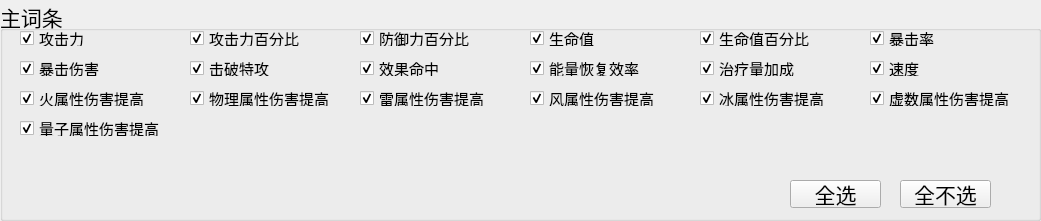
  <widget class="QGroupBox" name="groupBox_main_entry">
   <property name="geometry">
    <rect>
     <x>10</x>
     <y>490</y>
     <width>1041</width>
     <height>221</height>
    </rect>
   </property>
   <property name="font">
    <font>
     <pointsize>16</pointsize>
    </font>
   </property>
   <property name="title">
    <string>主词条</string>
   </property>
   <widget class="QCheckBox" name="checkBox_main_entry_00">
    <property name="geometry">
     <rect>
      <x>20</x>
      <y>30</y>
      <width>160</width>
      <height>16</height>
     </rect>
    </property>
    <property name="font">
     <font>
      <pointsize>11</pointsize>
     </font>
    </property>
    <property name="text">
     <string>攻击力</string>
    </property>
    <property name="checked">
     <bool>true</bool>
    </property>
   </widget>
   <widget class="QCheckBox" name="checkBox_main_entry_01">
    <property name="geometry">
     <rect>
      <x>190</x>
      <y>30</y>
      <width>160</width>
      <height>16</height>
     </rect>
    </property>
    <property name="font">
     <font>
      <pointsize>11</pointsize>
     </font>
    </property>
    <property name="text">
     <string>攻击力百分比</string>
    </property>
    <property name="checked">
     <bool>true</bool>
    </property>
   </widget>
   <widget class="QCheckBox" name="checkBox_main_entry_02">
    <property name="geometry">
     <rect>
      <x>360</x>
      <y>30</y>
      <width>160</width>
      <height>16</height>
     </rect>
    </property>
    <property name="font">
     <font>
      <pointsize>11</pointsize>
     </font>
    </property>
    <property name="text">
     <string>防御力百分比</string>
    </property>
    <property name="checked">
     <bool>true</bool>
    </property>
   </widget>
   <widget class="QCheckBox" name="checkBox_main_entry_03">
    <property name="geometry">
     <rect>
      <x>530</x>
      <y>30</y>
      <width>160</width>
      <height>16</height>
     </rect>
    </property>
    <property name="font">
     <font>
      <pointsize>11</pointsize>
     </font>
    </property>
    <property name="text">
     <string>生命值</string>
    </property>
    <property name="checked">
     <bool>true</bool>
    </property>
   </widget>
   <widget class="QCheckBox" name="checkBox_main_entry_04">
    <property name="geometry">
     <rect>
      <x>700</x>
      <y>30</y>
      <width>160</width>
      <height>16</height>
     </rect>
    </property>
    <property name="font">
     <font>
      <pointsize>11</pointsize>
     </font>
    </property>
    <property name="text">
     <string>生命值百分比</string>
    </property>
    <property name="checked">
     <bool>true</bool>
    </property>
   </widget>
   <widget class="QCheckBox" name="checkBox_main_entry_05">
    <property name="geometry">
     <rect>
      <x>870</x>
      <y>30</y>
      <width>160</width>
      <height>16</height>
     </rect>
    </property>
    <property name="font">
     <font>
      <pointsize>11</pointsize>
     </font>
    </property>
    <property name="text">
     <string>暴击率</string>
    </property>
    <property name="checked">
     <bool>true</bool>
    </property>
   </widget>
   <widget class="QCheckBox" name="checkBox_main_entry_11">
    <property name="geometry">
     <rect>
      <x>870</x>
      <y>60</y>
      <width>160</width>
      <height>16</height>
     </rect>
    </property>
    <property name="font">
     <font>
      <pointsize>11</pointsize>
     </font>
    </property>
    <property name="text">
     <string>速度</string>
    </property>
    <property name="checked">
     <bool>true</bool>
    </property>
   </widget>
   <widget class="QCheckBox" name="checkBox_main_entry_10">
    <property name="geometry">
     <rect>
      <x>700</x>
      <y>60</y>
      <width>160</width>
      <height>16</height>
     </rect>
    </property>
    <property name="font">
     <font>
      <pointsize>11</pointsize>
     </font>
    </property>
    <property name="text">
     <string>治疗量加成</string>
    </property>
    <property name="checked">
     <bool>true</bool>
    </property>
   </widget>
   <widget class="QCheckBox" name="checkBox_main_entry_07">
    <property name="geometry">
     <rect>
      <x>190</x>
      <y>60</y>
      <width>160</width>
      <height>16</height>
     </rect>
    </property>
    <property name="font">
     <font>
      <pointsize>11</pointsize>
     </font>
    </property>
    <property name="text">
     <string>击破特攻</string>
    </property>
    <property name="checked">
     <bool>true</bool>
    </property>
   </widget>
   <widget class="QCheckBox" name="checkBox_main_entry_06">
    <property name="geometry">
     <rect>
      <x>20</x>
      <y>60</y>
      <width>160</width>
      <height>16</height>
     </rect>
    </property>
    <property name="font">
     <font>
      <pointsize>11</pointsize>
     </font>
    </property>
    <property name="text">
     <string>暴击伤害</string>
    </property>
    <property name="checked">
     <bool>true</bool>
    </property>
   </widget>
   <widget class="QCheckBox" name="checkBox_main_entry_09">
    <property name="geometry">
     <rect>
      <x>530</x>
      <y>60</y>
      <width>160</width>
      <height>16</height>
     </rect>
    </property>
    <property name="font">
     <font>
      <pointsize>11</pointsize>
     </font>
    </property>
    <property name="text">
     <string>能量恢复效率</string>
    </property>
    <property name="checked">
     <bool>true</bool>
    </property>
   </widget>
   <widget class="QCheckBox" name="checkBox_main_entry_08">
    <property name="geometry">
     <rect>
      <x>360</x>
      <y>60</y>
      <width>160</width>
      <height>16</height>
     </rect>
    </property>
    <property name="font">
     <font>
      <pointsize>11</pointsize>
     </font>
    </property>
    <property name="text">
     <string>效果命中</string>
    </property>
    <property name="checked">
     <bool>true</bool>
    </property>
   </widget>
   <widget class="QCheckBox" name="checkBox_main_entry_14">
    <property name="geometry">
     <rect>
      <x>360</x>
      <y>90</y>
      <width>160</width>
      <height>16</height>
     </rect>
    </property>
    <property name="font">
     <font>
      <pointsize>11</pointsize>
     </font>
    </property>
    <property name="text">
     <string>雷属性伤害提高</string>
    </property>
    <property name="checked">
     <bool>true</bool>
    </property>
   </widget>
   <widget class="QCheckBox" name="checkBox_main_entry_17">
    <property name="geometry">
     <rect>
      <x>870</x>
      <y>90</y>
      <width>160</width>
      <height>16</height>
     </rect>
    </property>
    <property name="font">
     <font>
      <pointsize>11</pointsize>
     </font>
    </property>
    <property name="text">
     <string>虚数属性伤害提高</string>
    </property>
    <property name="checked">
     <bool>true</bool>
    </property>
   </widget>
   <widget class="QCheckBox" name="checkBox_main_entry_16">
    <property name="geometry">
     <rect>
      <x>700</x>
      <y>90</y>
      <width>160</width>
      <height>16</height>
     </rect>
    </property>
    <property name="font">
     <font>
      <pointsize>11</pointsize>
     </font>
    </property>
    <property name="text">
     <string>冰属性伤害提高</string>
    </property>
    <property name="checked">
     <bool>true</bool>
    </property>
   </widget>
   <widget class="QCheckBox" name="checkBox_main_entry_15">
    <property name="geometry">
     <rect>
      <x>530</x>
      <y>90</y>
      <width>160</width>
      <height>16</height>
     </rect>
    </property>
    <property name="font">
     <font>
      <pointsize>11</pointsize>
     </font>
    </property>
    <property name="text">
     <string>风属性伤害提高</string>
    </property>
    <property name="checked">
     <bool>true</bool>
    </property>
   </widget>
   <widget class="QCheckBox" name="checkBox_main_entry_12">
    <property name="geometry">
     <rect>
      <x>20</x>
      <y>90</y>
      <width>160</width>
      <height>16</height>
     </rect>
    </property>
    <property name="font">
     <font>
      <pointsize>11</pointsize>
     </font>
    </property>
    <property name="text">
     <string>火属性伤害提高</string>
    </property>
    <property name="checked">
     <bool>true</bool>
    </property>
   </widget>
   <widget class="QCheckBox" name="checkBox_main_entry_13">
    <property name="geometry">
     <rect>
      <x>190</x>
      <y>90</y>
      <width>160</width>
      <height>16</height>
     </rect>
    </property>
    <property name="font">
     <font>
      <pointsize>11</pointsize>
     </font>
    </property>
    <property name="text">
     <string>物理属性伤害提高</string>
    </property>
    <property name="checked">
     <bool>true</bool>
    </property>
   </widget>
   <widget class="QCheckBox" name="checkBox_main_entry_18">
    <property name="geometry">
     <rect>
      <x>20</x>
      <y>120</y>
      <width>160</width>
      <height>16</height>
     </rect>
    </property>
    <property name="font">
     <font>
      <pointsize>11</pointsize>
     </font>
    </property>
    <property name="text">
     <string>量子属性伤害提高</string>
    </property>
    <property name="checked">
     <bool>true</bool>
    </property>
   </widget>
   <widget class="QPushButton" name="pushButton_main_entry_select_none">
    <property name="geometry">
     <rect>
      <x>900</x>
      <y>180</y>
      <width>91</width>
      <height>28</height>
     </rect>
    </property>
    <property name="text">
     <string>全不选</string>
    </property>
   </widget>
   <widget class="QPushButton" name="pushButton_main_entry_select_all">
    <property name="geometry">
     <rect>
      <x>790</x>
      <y>180</y>
      <width>91</width>
      <height>28</height>
     </rect>
    </property>
    <property name="text">
     <string>全选</string>
    </property>
   </widget>
  </widget>
